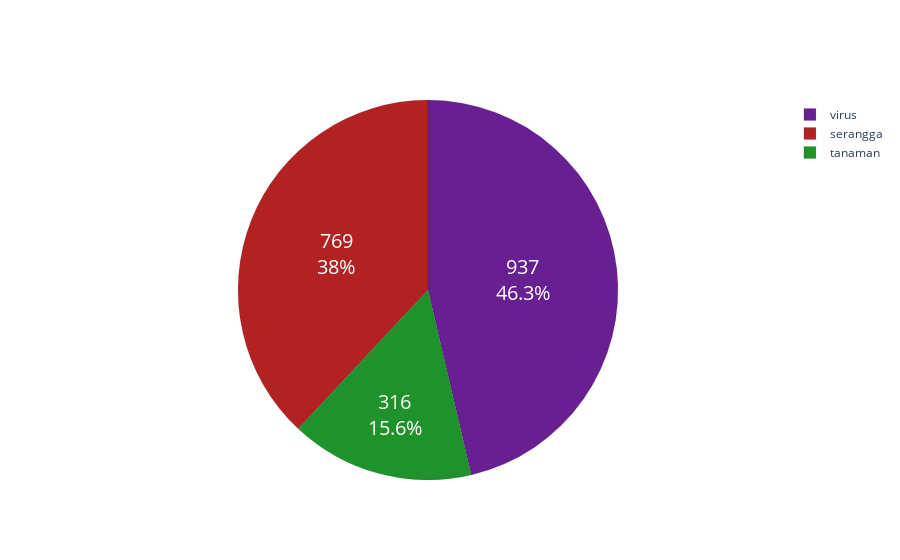

Notebook code for this chart:
### Markdown cell above
## proporsi

### Code cell
# cuma tampilan
import plotly.graph_objects as go

data = df_node.groupby(['group','color']).agg({'group': ['count'], }).reset_index().sort_values(
    ('group', 'count'),ascending=False
).reset_index(drop=True).values
labels = [i[0] for i in data]
colors = [i[1] for i in data]
slices = [i[2] for i in data]

fig = go.Figure(data=[go.Pie(labels=labels,values=slices)])
fig.update_traces(hoverinfo='label+percent', textinfo='value+percent', textfont_size=20, marker=dict(colors=colors, line=dict(color='#000000', width=0.1)))
fig.show()

### Figure 1 — Plotly figure (JSON) as saved in the notebook; plotly's stock layout.template omitted (floating-point values rounded to 4 significant figures)
{"data": [{"hoverinfo": "label+percent", "labels": ["virus", "serangga", "tanaman"], "marker": {"colors": ["#671f92", "#b22222", "#1f922b"], "line": {"color": "#000000", "width": 0.1}}, "textfont": {"size": 20}, "textinfo": "value+percent", "type": "pie", "values": [937, 769, 316]}], "layout": {}}
